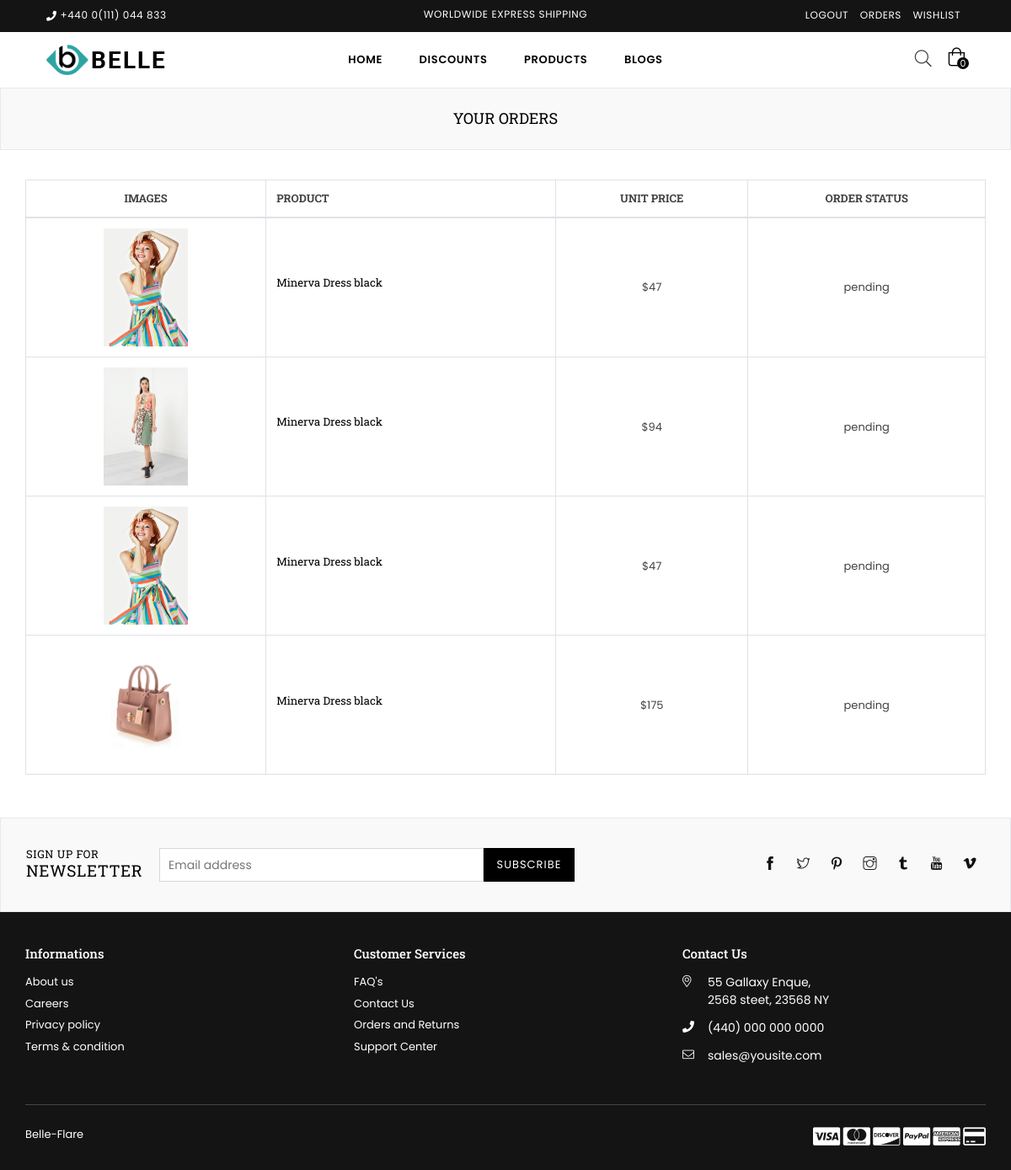
Page /shop/orders/ (signed in) on the committed database.
### products/models.py (models this page shows, shortened)
class ProductImage(models.Model):
    product = models.ForeignKey(Product, on_delete=models.CASCADE)
    file = models.FileField()

class Orders(models.Model):
    user = models.ForeignKey(Users, on_delete=models.CASCADE)
    telephone = models.CharField(max_length=255, default='')
    address = models.CharField(max_length=255, default='')
    city = models.CharField(max_length=255, default='')
    post_code = models.CharField(max_length=255, default='')
    state = models.CharField(max_length=255, default='')
    country = models.CharField(max_length=255, default='')
    order_notes = models.TextField(default='')
    total_price = models.CharField(max_length=255, default='')
    status = models.CharField(max_length=255, default='pending')

### products/views.py (the view)
# urls.py: path('orders/', views.orders, name='orders'),
def orders(request):
    all_orders = request.user.orders_set.all()
    order_items = []
    if all_orders:
        for order in all_orders:
            all_order_items = order.orderitems_set.all()
            for order_item in all_order_items:
                item = {
                    'name': order_item.product.name,
                    'image': order_item.product.productimage_set.all()[0].file,
                    'short_name': order_item.product.get_short_name(),
                    'price': order_item.product.price,
                    'status': order.status,
                }
                order_items.append(item)
    return render(request, 'products/orders.html', {'order_items': order_items})

### products/models.py (called while the page is built)
    def get_short_name(self):
        return self.name.lower().replace(' ', '')

### products/templates/products/orders.html (shortened to what this page needs)
{% extends 'main/base.html' %}
{% load static %}
{% block content %}
<div class="page section-header text-center">
    <div class="page-title">
        <div class="wrapper"><h1 class="page-width">Your Orders</h1></div>
      </div>
</div>
<div class="container">
    <div class="row">
        <div class="col-12 col-sm-12 col-md-12 col-lg-12 main-col">
                <div class="wishlist-table table-content table-responsive">
                    <table class="table table-bordered">
                        <thead>
                            <tr>
                                <th class="product-price text-center alt-font">Images</th>
                                <th class="product-name alt-font">Product</th>
                                <th class="product-price text-center alt-font">Unit Price</th>
                                <th class="stock-status text-center alt-font">Order Status</th>
                            </tr>
                        </thead>
                        <tbody>
                            {% if order_items %}
                            {% for item in order_items %}
                            <tr>
                                <td class="product-thumbnail text-center">
                                    <a href="#"><img src="{% static '' %}media/{{ item.image }}" alt="" title="" /></a>
                                </td>
                                <td class="product-name"><h4 class="no-margin"><a href="{% url 'products:view_product_details' short_name=item.short_name %}">Minerva Dress black</a></h4></td>
                                <td class="product-price text-center"><span class="amount">${{ item.price }}</span></td>
                                <td class="stock text-center">
                                    <span class="in-stock">{{ item.status }}</span>
                                </td>
                            </tr>
                            {% endfor %}
                            {% else %}
                            <tr>
                                <td colspan="6">
                                    <h3 class="text-center">You have no orders</h3>
                                </td>
                            </tr>
                            {% endif %}
                        </tbody>
                    </table>
                </div>
           </div>
    </div>
</div>
{% endblock %}

### rows in the picture
ProductImage: image (picture)
Orders: status "pending"
ProductImage: image (picture)
Orders: status "pending" "pending" "pending"
ProductImage: image (picture)

### other values in the picture
{{ item.price }} "47" "94" "47" "175"
